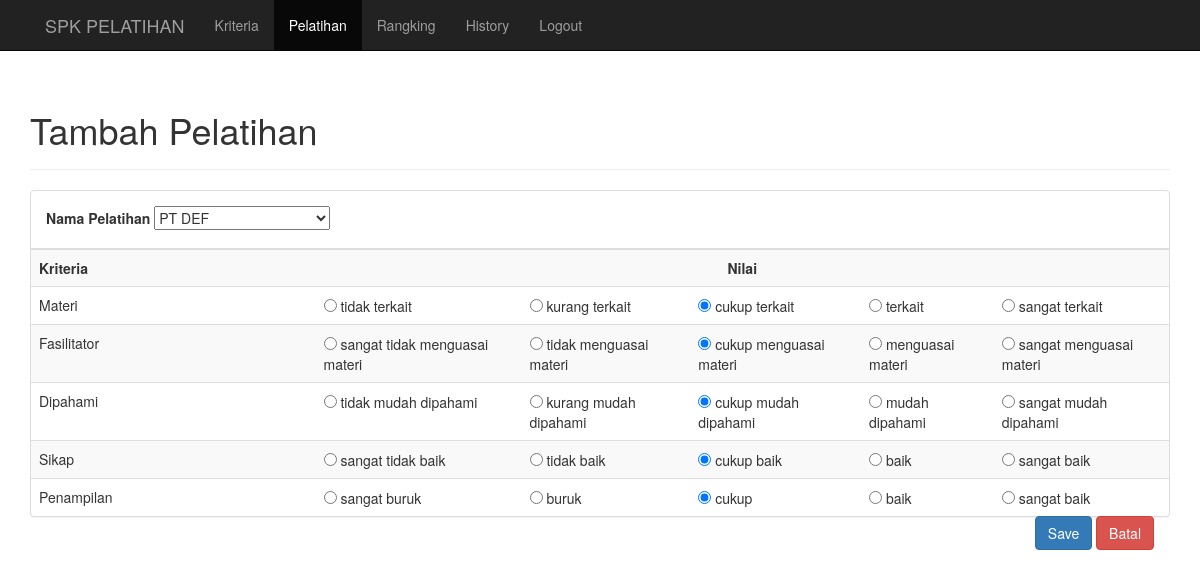
Page /index.php/pelatihan/tambah_nilai on the committed database.
### tables this page shows
CREATE TABLE `subkriteria` (
  `kdSubKriteria` int(11) NOT NULL,
  `subKriteria` varchar(50) NOT NULL,
  `value` int(11) NOT NULL,
  `kdKriteria` int(11) NOT NULL
);

### application/helpers/General_helper.php (called while the page is built, shortened)
<?php
if (!function_exists('loadPage')) {
    function loadPage($view, $vars=array()){
        $data['view'] = $view;
        $data['data'] = $vars;
        $CI = &get_instance();
        return $CI->load->view('layouts/layout', $data);
    }
}

### application/controllers/Pelatihan.php (called while the page is built, shortened)
<?php
class Pelatihan extends MY_Controller
{
	public function tambah_nilai(){
		 $data['dataView'] = $this->getDataInsert();
		 $data['datapelatihan']=$this->db->query('SELECT * FROM pelatihan')->result();
			$kd=$this->input->post('kdPelatihan');
			$nilai=$this->input->post('nilai');
		 if (!empty($kd)){
			 foreach ($nilai as $item => $value) {
                           $query=$this->db->query("insert into nilai (kdPelatihan,kdKriteria,nilai) value ('".$kd."','".$item."','".$value."')");
			 }
			  $datanya['pelatihan'] = $this->MPelatihan->getAll();
			  loadPage('pelatihan/index', $datanya);
		 }else{
			 loadPage('pelatihan/tambah_nilai', $data);
		 }
	}
    private function getDataInsert()
    {
        $dataView = array();
        $kriteria = $this->MKriteria->getAll();
        foreach ($kriteria as $item) {
            $this->MSubKriteria->kdKriteria = $item->kdKriteria;
            $dataView[$item->kdKriteria] = array(
                'nama' => $item->kriteria,
                'data' => $this->MSubKriteria->getById()
            );
        }
        return $dataView;
    }
}

### index.php (called while the page is built, shortened)
<?php
require_once BASEPATH.'core/CodeIgniter.php';

### application/models/MKriteria.php (called while the page is built, shortened)
<?php
class MKriteria extends CI_Model{
    private function getTable()
    {
        return 'kriteria';
    }
    public function getAll()
    {
        $query = $this->db->get($this->getTable());
        if($query->num_rows() > 0){
            foreach ( $query->result() as $row) {
                $kriterias[] = $row;
            }
            return $kriterias;
        }
    }
}

### application/models/MSubKriteria.php (called while the page is built, shortened)
<?php
class MSubKriteria extends CI_Model{
    public $kdKriteria;
    private function getTable()
    {
        return 'subkriteria';
    }
    public function getById()
    {
        $this->db->where('kdKriteria', $this->kdKriteria);
        $query = $this->db->get($this->getTable());
        if($query->num_rows() > 0){
            foreach ($query->result() as $row) {
                $subkriteria[] = $row;
            }
            return $subkriteria;
        }
    }
}

### application/views/pelatihan/tambah_nilai.php (the view, shortened to what this page needs)
<div class="page-header">
    <h1>Tambah Pelatihan</h1>
</div>
<div class="col-md-12">
    <?php echo form_open() ?>
    <div class="row">
        <div class="panel panel-default">
            <div class="panel-body">
                <div class="form-inline">
                    <div class="form-group">
                        <label for="pelatihan">Nama Pelatihan</label>
                        <select name="kdPelatihan">
						<?php foreach ($datapelatihan as $datas){ ?>
						<option value=" <?php echo  $datas->kdPelatihan?>"><?php echo  $datas->pelatihan?></option>
						<?php } ?>
						</select>
                </div>
            </div>
        </div>
        <div class="table-responsive">
            <table class="table table-striped">
                <tr>
                    <th class="col-md-3">Kriteria</th>
                    <th colspan="5" class="text-center col-md-9">Nilai</th>
                </tr>
                <?php
                foreach ($dataView as $item) {
                ?>
                <tr>
                    <td><?php echo $item['nama']; ?></td>
                    <?php
                    $no = 1;
                    foreach ($item['data'] as $dataItem) {
                        ?>
                        <td>
                            <input type="radio" name="nilai[<?php echo $dataItem->kdKriteria ?>]"
                                   value="<?php echo $dataItem->value ?>"
                                    <?php
                                    if(isset($nilaiPelatihan)){
                                        foreach ($nilaiPelatihan as $item => $value) {
                                            if($value->kdKriteria == $dataItem->kdKriteria){
                                                if($value->nilai ==  $dataItem->value){
                                                    ?>
                                                    checked="checked"
                                                    <?php
                                                }
                                            }
                                        }
                                    }else{
                                        if($no == 3){
                                            ?>
                                            checked="checked"
                                            <?php
                                        }
                                    }
                                    ?>
                            /> <?php echo $dataItem->subKriteria;
                            $no++;
                           ?>
                        </td>
                        <?php
                    }
                    echo '</tr>';
                    }
                    ?>
            </table>
        </div>
        <div class="pull-right">
            <div class="col-md-12">
                <button class="btn btn-primary" type="submit">Save</button>
                <a class="btn btn-danger" href="<?php site_url('pelatihan') ?>" role="button">Batal</a>
            </div>
        </div>
    </div>
    <?php echo form_close() ?>
</div>

### application/views/layouts/layout.php (shortened to what this page needs)
<!doctype html>
<html lang="en">
<head>
    <?php
        $this->page->generateCss();
    ?>
</head>
<body>
    <div class="wrapper">
        <nav class="navbar navbar-inverse navbar-fixed-top ">
            <div class="container">
                <div class="container-fluid">
                    <div class="navbar-header">
                        <a class="navbar-brand active" href="<?php echo site_url()?>">SPK PELATIHAN</a>
                    </div>
                    <div class="collapse navbar-collapse" id="bs-example-navbar-collapse-1">
                        <ul class="nav navbar-nav">
                            <li
                             <?php if( $this->uri->segment(1) == 'kriteria'){
                                 ?>
                                    class="active"
                                 <?php
                             }?> >
                                    <a href="<?php echo site_url('kriteria');?>">Kriteria</a>
                            </li>
                            <li
                            <li
                                <?php if( $this->uri->segment(1) == 'pelatihan'){
                                    ?>
                                    class="active"
                                    <?php
                                }?>
                            ><a href="<?php echo site_url('pelatihan');?>">Pelatihan</a></li>
                            <li
                            ><a href="<?php echo site_url('rangking');?>">Rangking</a></li>
                            <li
                             <?php if( $this->uri->segment(1) == 'history'){
                                 ?>
                                    class="active"
                                 <?php
                             }?> >
                                    <a href="<?php echo site_url('history');?>">History</a>
                            </li>
							<li
                            >
							<a href="<?php echo base_url("dashboard/logout")?>">Logout</a></li>
                        </ul>
                    </div>
                </div>
            </div>
        </nav>
    </div>
    <div class="container">
            <?php $this->load->view($view,$data);?>
    </div>
</body>
</html>

### application/libraries/Page.php (shortened to what this page needs)
<?php if (!defined('BASEPATH')) exit('No direct script access allowed');
class Page{
    private $data = array();
    public function setLoadCss($css)
    {
        if (!isset($this->data['loadCss'])) {
            $this->data['loadCss']= array();
        } else {
            $this->insertCss($css);
        }
    }
    public function generateCss()
    {
        if(isset($this->data['loadCss'])){
            foreach ($this->data['loadCss'] as $css) {
                echo "<link rel=\"stylesheet\" href=\"". site_url($css).".css\">".PHP_EOL;
            }
        }
    }
    public function insertCss($css)
    {
        $index = count($this->data['loadCss']);
        if (is_array($css)) {
            foreach ($css as $item) {
                $this->data['loadCss'][$index] = $item;
                $index++;
            }
        } else {
            $this->data['loadCss'][$index] = $css;
        }
    }
}

### application/views/layouts/layout.php (style rules this page uses)
body { padding-top: 70px; }

### rows in the picture
subkriteria: subKriteria "tidak terkait"
subkriteria: subKriteria "kurang terkait"
subkriteria: subKriteria "cukup terkait"
subkriteria: subKriteria "terkait"
subkriteria: subKriteria "sangat terkait"
subkriteria: subKriteria "sangat tidak menguasai materi"
subkriteria: subKriteria "tidak menguasai materi"
subkriteria: subKriteria "cukup menguasai materi"
subkriteria: subKriteria "menguasai materi"
subkriteria: subKriteria "sangat menguasai materi"
subkriteria: subKriteria "tidak mudah dipahami"
subkriteria: subKriteria "kurang mudah dipahami"
subkriteria: subKriteria "cukup mudah dipahami"
subkriteria: subKriteria "mudah dipahami"
subkriteria: subKriteria "sangat mudah dipahami"
subkriteria: subKriteria "sangat tidak baik"
subkriteria: subKriteria "tidak baik"
subkriteria: subKriteria "cukup baik"
subkriteria: subKriteria "baik"
subkriteria: subKriteria "sangat baik"
subkriteria: subKriteria "sangat buruk"
subkriteria: subKriteria "buruk"
subkriteria: subKriteria "cukup"
subkriteria: subKriteria "baik"
subkriteria: subKriteria "sangat baik"

### other values in the picture
$item['nama'] "Materi"
$item['nama'] "Fasilitator"
$item['nama'] "Dipahami"
$item['nama'] "Sikap"
$item['nama'] "Penampilan"
form field kdPelatihan "PT DEF"
